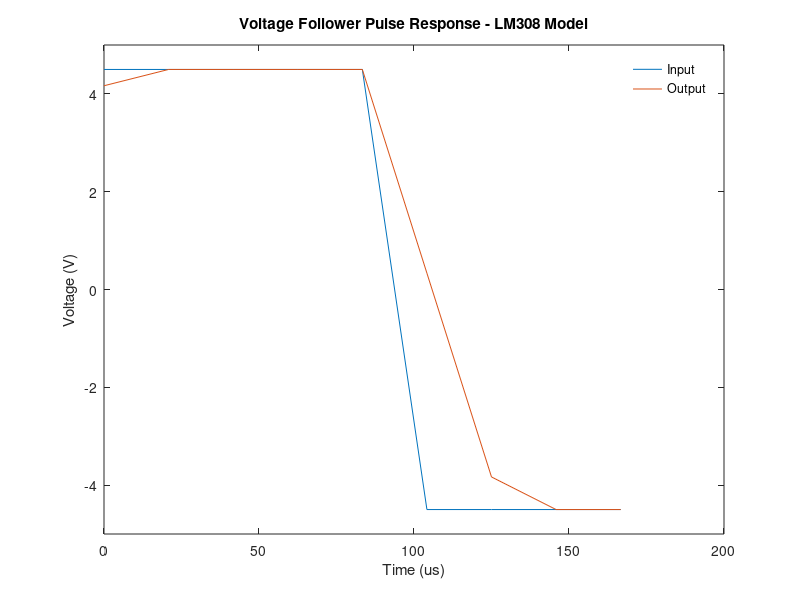

This figure's MATLAB source:
% LM308_stepTest.m
clear; clc; close all;

% Set Fs
Fs = 48000;
Ts = 1/Fs;
t = [0:Ts:2e-4 - Ts].';
f = 5000;

% Prepare LM308
slewRate = 2e5;
slope = slewRate/Fs;
m = 0;

% Create Step
x = 4.5 * square(2*pi*f*t);
N = length(x);
y = zeros(N,1);

% Process Step
for n = 1:N
    delta = x(n,1) - m;
    if delta > slope
        delta = slope;
    elseif delta < -slope
        delta = -slope;
    end
    y(n,1) = m + delta;
    % Update Memory
    m = y(n,1);
end

plot(t, x); hold on; plot(t, y); hold off;
axis([0 2e-4 -5 5]);
xt = get(gca, 'XTick');
set(gca, 'XTick', xt, 'XTickLabel', xt*1e6);
title('Voltage Follower Pulse Response - LM308 Model');
legend('Input', 'Output'); legend('boxoff');
ylabel('Voltage (V)'); xlabel('Time (us)');